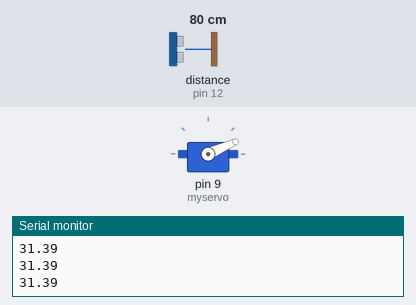
Bench run of a sketch on a simulated Arduino Uno, built with avr-gcc and run on an emulated ATmega328P. Shown: servo, the last lines printed to the serial monitor. Wiring (inferred from the names in the program): ultrasonic range finder: trigger pin 11; echo pin 12. The test bench sets the inputs (shaded band); at power-on: distance to the obstacle (sensor on pin 12) 80 cm. The echo pulse lasts 58.3 µs per cm.

Above: at 1.2 s.
1.3 s: distance to the obstacle (sensor on pin 12) set to 2 cm
At 1.8 s:
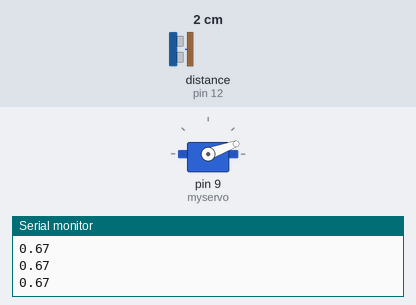
2.8 s: distance to the obstacle (sensor on pin 12) set to 35 cm
At 4.1 s:
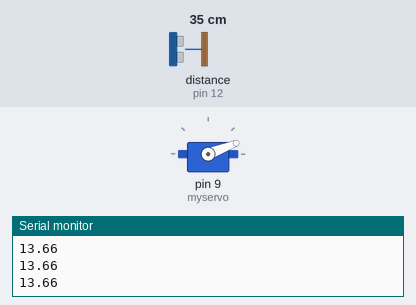
Timing chart, 0 to 5.8 s (numbered marks = the images above; inputs shaded):
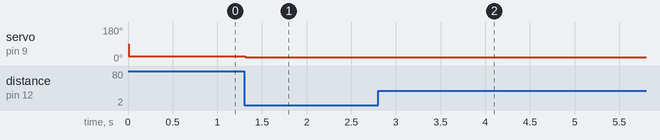

Measured:
- after the input at 1.3 s, servo on pin 9 (myservo): 24° → 20° at once
- after the input at 2.8 s, servo on pin 9 (myservo): 20° → 21° at once

The sketch:

servo-test.ino
```cpp
#include <Servo.h>

int servoPosition;

const int triggerPin = 11;
const int echoPin = 12;
float distance = 0;

Servo myservo;


void setup() {
  Serial.begin (9600);

  pinMode(triggerPin, OUTPUT); //Acts as output
  pinMode(echoPin, INPUT); //Measures the duration of pulses coming back
  myservo.attach(9);

}

void loop() {
  //Getting distance from the sensor
  distance = getDistance();
  Serial.println(distance);

  servoPosition = map(distance, 0, 1023, 20, 160);
  myservo.write(servoPosition);

}

float getDistance()
{
  //variable to store the time it takes for a ping to bounce off an object
  float echoTime;
  //variable to store the distance calculated from the echo time
  float calcualtedDistance;

  //Ultrasonic pulse for 15ms duration?
  digitalWrite(triggerPin, HIGH);
  delayMicroseconds(15);
  digitalWrite(triggerPin, LOW);

  //use the pulsein command to see how long it takes for the
  echoTime = pulseIn(echoPin, HIGH);

  //pulse to bounce back to the sensor
  //calculate the distance of the object that reflected the pulse (half the bounce time multiplied by the speed of sound)
  calcualtedDistance = echoTime / 148.0;

  //send back the distance that was calculated
  return calcualtedDistance;
}
```
